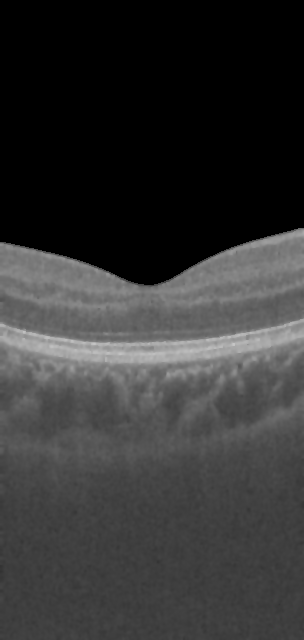
#> input picture data/processed/images/116.bmp, 304 x 640 px, found by its file name
$ python OCT_5bands.py
#> lines starting #> are read from the running program, lines starting #| are printed output that depends on the picture; after the words box and inside, x2 and y2 are one past the last pixel; in counts of white or black regions, pixels touching at a corner belong together
from pathlib import Path
import cv2
import numpy as np
import matplotlib.pyplot as plt
import pandas as pd
from matplotlib.patches import Patch

PROJECT_ROOT = Path(__file__).resolve().parent.parent

IMAGE_PATH = PROJECT_ROOT / "data/raw/OCTA_3mm/116.bmp"
PROCESSED_PATH = PROJECT_ROOT / "data/processed/images/116.bmp"

# OUTPUT_DIR = PROJECT_ROOT / "outputs/intensity_8bands_116"
OUTPUT_DIR = PROJECT_ROOT / "outputs/intensity_5bands_116"
OUTPUT_DIR.mkdir(parents=True, exist_ok=True)
# [14 lines of commented-out code are left out]


ROI_THRESHOLD = 10
THICKNESS_FRACTION = 0.55  # Tune after checking the ROI panel
N_BANDS = 5


# Distinct colours ordered from darkest to brightest intensity.
# RGB values for Matplotlib; OpenCV conversion is handled when saving.
PALETTE = np.array([
    [30, 30, 150],    # Band 1: deep blue
    [150, 50, 220],   # Band 2: purple
    [255, 80, 130],   # Band 3: pink
    [255, 130, 30],   # Band 4: orange
    [255, 225, 40],   # Band 5: yellow
], dtype=np.uint8)

# 2. Load images

image = cv2.imread(IMAGE_PATH, cv2.IMREAD_GRAYSCALE)
#> image is the input picture: shape (640, 304); min 0, max 198, mean 52.2
processed = cv2.imread(PROCESSED_PATH, cv2.IMREAD_GRAYSCALE)

if image is None:
    raise FileNotFoundError(f"Original image not found: {IMAGE_PATH}")
if processed is None:
    raise FileNotFoundError(f"Processed image not found: {PROCESSED_PATH}")
if image.shape != processed.shape:
    raise ValueError("Original and processed images must have the same dimensions.")

H, W = image.shape
#> H = 640; W = 304

# 3. Estimate retinal ROI

roi = (processed > ROI_THRESHOLD).astype(np.uint8) #binarization
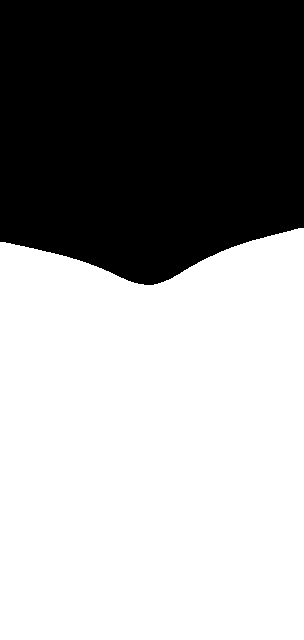
#> roi: shape (640, 304); values 0 (black) and 1 (white), 59.8% white; 1 black region, box (x1, y1, x2, y2) and area: (0, 0, 304, 285) 78130

kernel = cv2.getStructuringElement(cv2.MORPH_ELLIPSE, (5, 5))
roi = cv2.morphologyEx(roi, cv2.MORPH_CLOSE, kernel)

n, component_map, stats, _ = cv2.connectedComponentsWithStats(
    roi, connectivity=8
)
#> n = 2; stats = [[0, 0, 304, 285, 78130], [0, 228, 304, 412, 116430]]
if n <= 1:
    raise ValueError("No retinal region detected in the processed image.")
#stats[:, cv2.CC_STAT_AREA] contains the area, in pixels, of each component.
largest = 1 + np.argmax(stats[1:, cv2.CC_STAT_AREA]) #excludes the background
#> largest = 1
roi = (component_map == largest).astype(np.uint8)

top = np.zeros(W, dtype=np.int32)
#> top = 304 values from 0 to 0
bottom = np.full(W, H - 1, dtype=np.int32)
#> bottom = 304 values from 639 to 639
valid_cols = []

for x in range(W): #loop then updates these values
    ys = np.flatnonzero(roi[:, x])
    if len(ys) > 0:
        top[x] = ys[0]
        bottom[x] = ys[-1]
        valid_cols.append(x)
#> after the loop, top = 304 values, max 285 at index 144, min 228 at index 298, mean 257; valid_cols = 304 values from 0 to 303
# Linear interpolation
if len(valid_cols) < 2:
    raise ValueError("Could not determine the retinal ROI.")

valid_cols = np.asarray(valid_cols)
xs = np.arange(W)
#> xs = 304 values from 0 to 303
top = np.rint(np.interp(xs, valid_cols, top[valid_cols])).astype(int)
bottom = np.rint(np.interp(xs, valid_cols, bottom[valid_cols])).astype(int)

# Restrict the ROI to a band starting at the detected upper edge.
retinal_roi = np.zeros((H, W), dtype=np.uint8)
for x in range(W):
    thickness = max(1, bottom[x] - top[x])
    lower = int(top[x] + THICKNESS_FRACTION * thickness)
    lower = max(top[x] + 1, min(lower, H - 1))
    retinal_roi[top[x]:lower + 1, x] = 1
#> this loop made 304 passes
#> (thickness, lower) on passes 1 to 3: (397, 460), (397, 460), (397, 460)
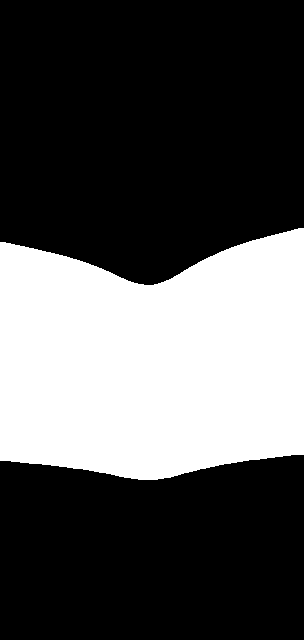
#> retinal_roi: shape (640, 304); values 0 (black) and 1 (white), 32.9% white; 1 white region, box (x1, y1, x2, y2) and area: (0, 228, 304, 480) 64028

# 4. Split original intensities into 8 quantile bands

intensity = image.astype(np.float32)
roi_values = intensity[retinal_roi == 1]
if roi_values.size == 0:
    raise ValueError("The estimated retinal ROI is empty.")

# Quantile thresholds give bands with approximately balanced pixel counts.
# Repeated thresholds are possible for highly discrete intensity distributions.
# thresholds = np.quantile(
#     roi_values, np.arange(1, N_BANDS) / N_BANDS
# )
thresholds = np.quantile(
    roi_values,
    np.arange(1, N_BANDS) / N_BANDS
)
#> thresholds = [81, 94, 110, 127]

# Band labels: 1 = darkest, 5 = brightest; 0 = outside ROI.
#np.searchsorted() determines where each intensity belongs among the sorted thresholds.
labels = np.zeros((H, W), dtype=np.uint8)
labels[retinal_roi == 1] = (
    np.searchsorted(thresholds, intensity[retinal_roi == 1], side="left") + 1
).astype(np.uint8)
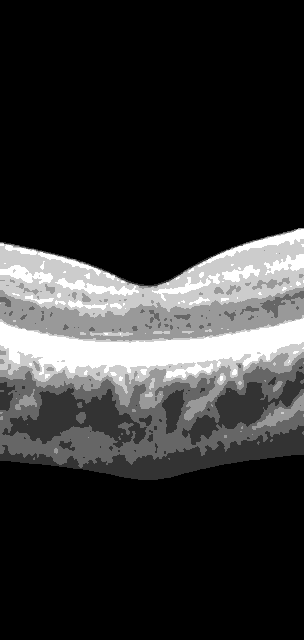
#> labels: shape (640, 304); min 0, max 5, mean 0.98; drawn with min black and max white

# Colour map
segmented_rgb = np.zeros((H, W, 3), dtype=np.uint8)
for band_id in range(1, N_BANDS + 1):
    segmented_rgb[labels == band_id] = PALETTE[band_id - 1]

# 5. Measure area and vertical thickness by band


rows = []
for band_id in range(1, N_BANDS + 1):
    band_mask = labels == band_id
    pixel_count = int(band_mask.sum())

    # Per-column vertical span of pixels assigned to this intensity band.
    # This is a span, not a true anatomical layer thickness.
    spans = []
    for x in range(W):
        ys = np.flatnonzero(band_mask[:, x])
        if ys.size:
            spans.append(int(ys[-1] - ys[0] + 1))

    rows.append({
        "Band": band_id,
        "Intensity range": (
            f"<= {thresholds[0]:.1f}" if band_id == 1
            else f"> {thresholds[-1]:.1f}" if band_id == N_BANDS
            else f"({thresholds[band_id-2]:.1f}, {thresholds[band_id-1]:.1f}]"
        ),
        "Pixels": pixel_count,
        #Calculate the percentage of ROI area
        "ROI area (%)": 100 * pixel_count / max(1, int(retinal_roi.sum())),
        "Columns present": len(spans),
        "Mean vertical span (px)": float(np.mean(spans)) if spans else 0.0,
        "Median vertical span (px)": float(np.median(spans)) if spans else 0.0,
        "Std vertical span (px)": float(np.std(spans)) if spans else 0.0,
    })
#> this loop made 5 passes
#> pixel_count on passes 1 to 5: 13199, 12594, 12924, 13018, 12293
#> pass 1, `band_mask = labels == band_id`:
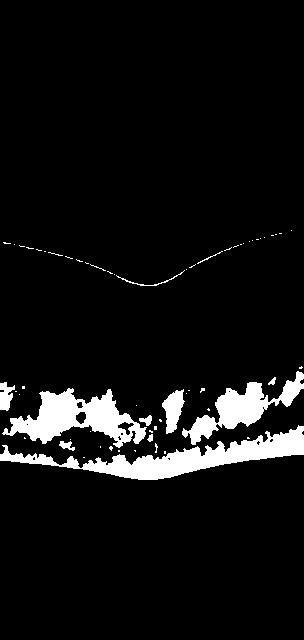
#> band_mask: shape (640, 304) bool; 6.8% white; 62 white regions (51 under 20 px), largest, box (x1, y1, x2, y2) and area: (0, 425, 304, 480) 5072, (2, 388, 147, 448) 3902, (182, 371, 304, 445) 2707
#> pass 2, `band_mask = labels == band_id`:
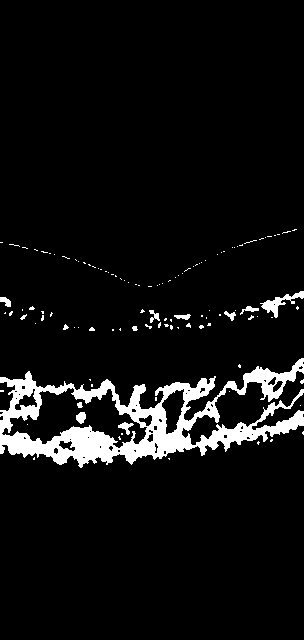
#> band_mask: shape (640, 304) bool; 6.5% white; 115 white regions (102 under 20 px), largest, box (x1, y1, x2, y2) and area: (0, 358, 304, 468) 11145, (260, 291, 304, 318) 354, (118, 422, 134, 435) 90
#> pass 3, `band_mask = labels == band_id`:
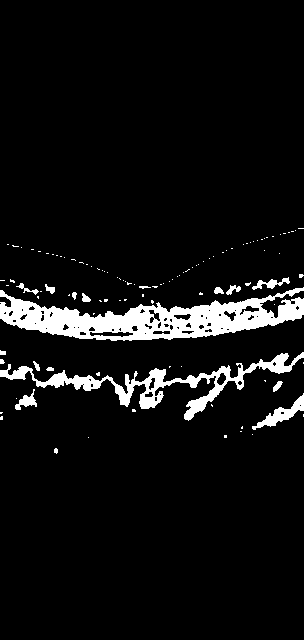
#> band_mask: shape (640, 304) bool; 6.6% white; 110 white regions (93 under 20 px), largest, box (x1, y1, x2, y2) and area: (0, 287, 304, 341) 7572, (0, 352, 304, 421) 3591, (252, 393, 304, 430) 535
#> after the loop, rows = 5 items

df = pd.DataFrame(rows)
#> df = table of 5 rows and 8 columns
#> (the run stopped early here; a loop or call above may not have finished)
